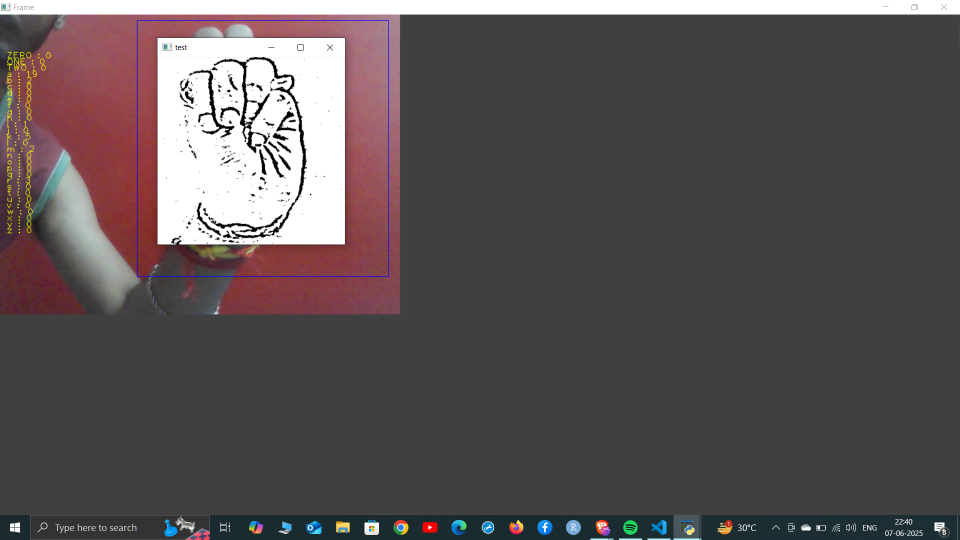
#> input picture Images/2025-06-07 (14).png, 1920 x 1080 px, given in place of the camera (shown at 1/2 size)
$ python collect-data.py
#> lines starting #> are read from the running program, lines starting #| are printed output that depends on the picture; after the words box and inside, x2 and y2 are one past the last pixel; in counts of white or black regions, pixels touching at a corner belong together
import cv2
import numpy as np
import os
import string

# Create the directory structure
if not os.path.exists("data"):
    os.makedirs("data")
if not os.path.exists("data/train"):
    os.makedirs("data/train")
if not os.path.exists("data/test"):
    os.makedirs("data/test")
for i in range(1):
    if not os.path.exists("data/train/" + str(i)):
        os.makedirs("data/train/" + str(i))
    if not os.path.exists("data/test/" + str(i)):
        os.makedirs("data/test/" + str(i))

for i in string.ascii_uppercase:
    if not os.path.exists("data/train/" + i):
        os.makedirs("data/train/" + i)
    if not os.path.exists("data/test/" + i):
        os.makedirs("data/test/" + i)

# Train or test
mode = 'test'
directory = 'data/' + mode + '/'
minValue = 70

cap = cv2.VideoCapture(0)
interrupt = -1

while True:
    _, frame = cap.read()
#> frame is the input picture: shape (1080, 1920, 3); mean B, G, R 85.1, 84.2, 91.1
    # Simulating mirror image
    frame = cv2.flip(frame, 1)
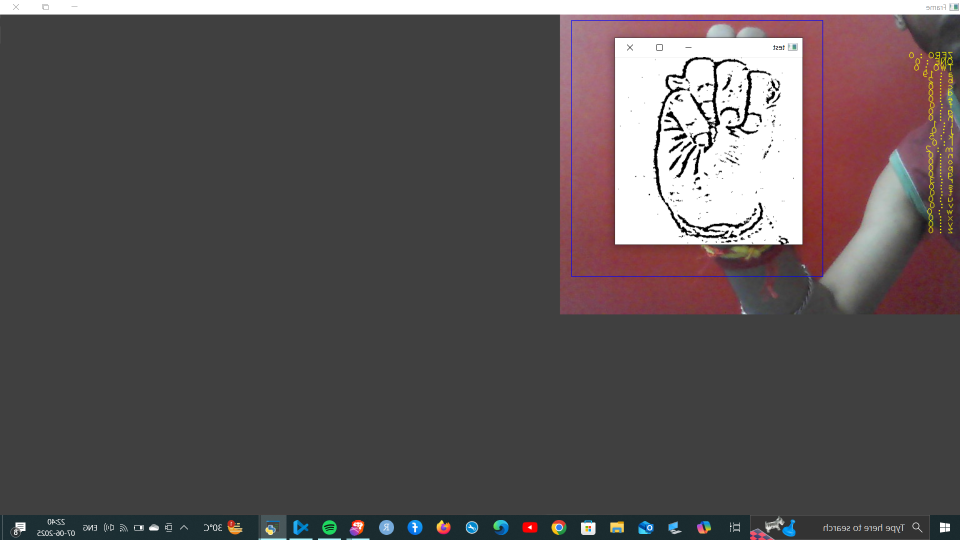
#> frame: shape (1080, 1920, 3) (shown at 1/2 size); mean B, G, R 85.1, 84.2, 91.1

    # Getting count of existing images
    count = {
        'zero': len(os.listdir(directory + "/0")),
        'a': len(os.listdir(directory + "/A")),
        'b': len(os.listdir(directory + "/B")),
        'c': len(os.listdir(directory + "/C")),
        'd': len(os.listdir(directory + "/D")),
        'e': len(os.listdir(directory + "/E")),
        'f': len(os.listdir(directory + "/F")),
        'g': len(os.listdir(directory + "/G")),
        'h': len(os.listdir(directory + "/H")),
        'i': len(os.listdir(directory + "/I")),
        'j': len(os.listdir(directory + "/J")),
        'k': len(os.listdir(directory + "/K")),
        'l': len(os.listdir(directory + "/L")),
        'm': len(os.listdir(directory + "/M")),
        'n': len(os.listdir(directory + "/N")),
        'o': len(os.listdir(directory + "/O")),
        'p': len(os.listdir(directory + "/P")),
        'q': len(os.listdir(directory + "/Q")),
        'r': len(os.listdir(directory + "/R")),
        's': len(os.listdir(directory + "/S")),
        't': len(os.listdir(directory + "/T")),
        'u': len(os.listdir(directory + "/U")),
        'v': len(os.listdir(directory + "/V")),
        'w': len(os.listdir(directory + "/W")),
        'x': len(os.listdir(directory + "/X")),
        'y': len(os.listdir(directory + "/Y")),
        'z': len(os.listdir(directory + "/Z"))
    }

    # Printing the count in each set to the screen
    cv2.putText(frame, "ZERO : " + str(count['zero']), (10, 70), cv2.FONT_HERSHEY_PLAIN, 1, (0, 255, 255), 1)
#> frame: shape (1080, 1920, 3); 0.01% of pixels changed, all inside (x1, y1, x2, y2) = (12, 60, 81, 70)
    cv2.putText(frame, "a : " + str(count['a']), (10, 100), cv2.FONT_HERSHEY_PLAIN, 1, (0, 255, 255), 1)
#> frame: shape (1080, 1920, 3); mean B, G, R 85.1, 84.2, 91.1
    cv2.putText(frame, "b : " + str(count['b']), (10, 110), cv2.FONT_HERSHEY_PLAIN, 1, (0, 255, 255), 1)
#> frame: shape (1080, 1920, 3); mean B, G, R 85.1, 84.2, 91.1
    cv2.putText(frame, "c : " + str(count['c']), (10, 120), cv2.FONT_HERSHEY_PLAIN, 1, (0, 255, 255), 1)
#> frame: shape (1080, 1920, 3); mean B, G, R 85.1, 84.2, 91.1
    cv2.putText(frame, "d : " + str(count['d']), (10, 130), cv2.FONT_HERSHEY_PLAIN, 1, (0, 255, 255), 1)
#> frame: shape (1080, 1920, 3); mean B, G, R 85.1, 84.2, 91.1
    cv2.putText(frame, "e : " + str(count['e']), (10, 140), cv2.FONT_HERSHEY_PLAIN, 1, (0, 255, 255), 1)
#> frame: shape (1080, 1920, 3); mean B, G, R 85.1, 84.2, 91.1
    cv2.putText(frame, "f : " + str(count['f']), (10, 150), cv2.FONT_HERSHEY_PLAIN, 1, (0, 255, 255), 1)
#> frame: shape (1080, 1920, 3); mean B, G, R 85.1, 84.2, 91.1
    cv2.putText(frame, "g : " + str(count['g']), (10, 160), cv2.FONT_HERSHEY_PLAIN, 1, (0, 255, 255), 1)
#> frame: shape (1080, 1920, 3); mean B, G, R 85.1, 84.2, 91.2
    cv2.putText(frame, "h : " + str(count['h']), (10, 170), cv2.FONT_HERSHEY_PLAIN, 1, (0, 255, 255), 1)
#> frame: shape (1080, 1920, 3); mean B, G, R 85.1, 84.2, 91.2
    cv2.putText(frame, "i : " + str(count['i']), (10, 180), cv2.FONT_HERSHEY_PLAIN, 1, (0, 255, 255), 1)
#> frame: shape (1080, 1920, 3); mean B, G, R 85.1, 84.2, 91.2
    cv2.putText(frame, "k : " + str(count['k']), (10, 190), cv2.FONT_HERSHEY_PLAIN, 1, (0, 255, 255), 1)
#> frame: shape (1080, 1920, 3); mean B, G, R 85.1, 84.2, 91.2
    cv2.putText(frame, "l : " + str(count['l']), (10, 200), cv2.FONT_HERSHEY_PLAIN, 1, (0, 255, 255), 1)
#> frame: shape (1080, 1920, 3); mean B, G, R 85.1, 84.2, 91.2
    cv2.putText(frame, "m : " + str(count['m']), (10, 210), cv2.FONT_HERSHEY_PLAIN, 1, (0, 255, 255), 1)
#> frame: shape (1080, 1920, 3); mean B, G, R 85.1, 84.2, 91.2
    cv2.putText(frame, "n : " + str(count['n']), (10, 220), cv2.FONT_HERSHEY_PLAIN, 1, (0, 255, 255), 1)
#> frame: shape (1080, 1920, 3); mean B, G, R 85.1, 84.2, 91.2
    cv2.putText(frame, "o : " + str(count['o']), (10, 230), cv2.FONT_HERSHEY_PLAIN, 1, (0, 255, 255), 1)
#> frame: shape (1080, 1920, 3); mean B, G, R 85.1, 84.2, 91.2
    cv2.putText(frame, "p : " + str(count['p']), (10, 240), cv2.FONT_HERSHEY_PLAIN, 1, (0, 255, 255), 1)
#> frame: shape (1080, 1920, 3); mean B, G, R 85.1, 84.2, 91.2
    cv2.putText(frame, "q : " + str(count['q']), (10, 250), cv2.FONT_HERSHEY_PLAIN, 1, (0, 255, 255), 1)
#> frame: shape (1080, 1920, 3); mean B, G, R 85.1, 84.2, 91.2
    cv2.putText(frame, "r : " + str(count['r']), (10, 260), cv2.FONT_HERSHEY_PLAIN, 1, (0, 255, 255), 1)
#> frame: shape (1080, 1920, 3); mean B, G, R 85.1, 84.2, 91.2
    cv2.putText(frame, "s : " + str(count['s']), (10, 270), cv2.FONT_HERSHEY_PLAIN, 1, (0, 255, 255), 1)
#> frame: shape (1080, 1920, 3); mean B, G, R 85.1, 84.2, 91.2
    cv2.putText(frame, "t : " + str(count['t']), (10, 280), cv2.FONT_HERSHEY_PLAIN, 1, (0, 255, 255), 1)
#> frame: shape (1080, 1920, 3); mean B, G, R 85.1, 84.3, 91.2
    cv2.putText(frame, "u : " + str(count['u']), (10, 290), cv2.FONT_HERSHEY_PLAIN, 1, (0, 255, 255), 1)
#> frame: shape (1080, 1920, 3); mean B, G, R 85.1, 84.3, 91.2
    cv2.putText(frame, "v : " + str(count['v']), (10, 300), cv2.FONT_HERSHEY_PLAIN, 1, (0, 255, 255), 1)
#> frame: shape (1080, 1920, 3); mean B, G, R 85.1, 84.3, 91.2
    cv2.putText(frame, "w : " + str(count['w']), (10, 310), cv2.FONT_HERSHEY_PLAIN, 1, (0, 255, 255), 1)
#> frame: shape (1080, 1920, 3); mean B, G, R 85.1, 84.3, 91.2
    cv2.putText(frame, "x : " + str(count['x']), (10, 320), cv2.FONT_HERSHEY_PLAIN, 1, (0, 255, 255), 1)
#> frame: shape (1080, 1920, 3); mean B, G, R 85.1, 84.3, 91.2
    cv2.putText(frame, "y : " + str(count['y']), (10, 330), cv2.FONT_HERSHEY_PLAIN, 1, (0, 255, 255), 1)
#> frame: shape (1080, 1920, 3); mean B, G, R 85.1, 84.3, 91.2
    cv2.putText(frame, "z : " + str(count['z']), (10, 340), cv2.FONT_HERSHEY_PLAIN, 1, (0, 255, 255), 1)
#> frame: shape (1080, 1920, 3); mean B, G, R 85.1, 84.3, 91.2

    # Coordinates of the ROI
    x1 = int(0.5 * frame.shape[1])
#> x1 = 960
    y1 = 10
    x2 = frame.shape[1] - 10
#> x2 = 1910
    y2 = int(0.5 * frame.shape[1])
#> y2 = 960

    # Drawing the ROI
    cv2.rectangle(frame, (220 - 1, 9), (620 + 1, 419), (255, 0, 0), 1)
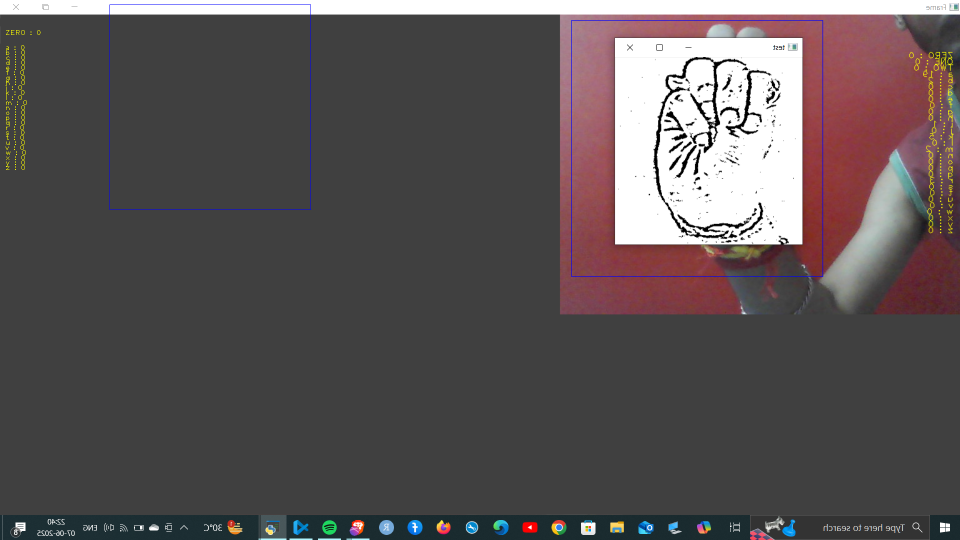
#> frame: shape (1080, 1920, 3) (shown at 1/2 size); mean B, G, R 85.2, 84.2, 91.1

    # Extracting the ROI
    roi = frame[10:410, 220:520]
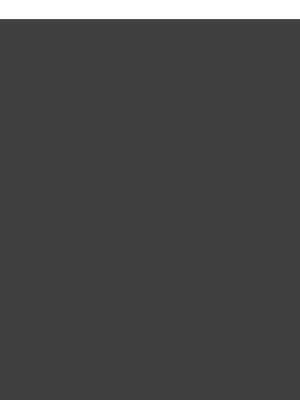
#> roi: shape (400, 300, 3); min 64, max 255, mean 73.1

    cv2.imshow("Frame", frame)
    gray = cv2.cvtColor(roi, cv2.COLOR_BGR2GRAY)

    blur = cv2.GaussianBlur(gray, (5, 5), 2)

    th3 = cv2.adaptiveThreshold(blur, 255, cv2.ADAPTIVE_THRESH_GAUSSIAN_C, cv2.THRESH_BINARY_INV, 11, 2)
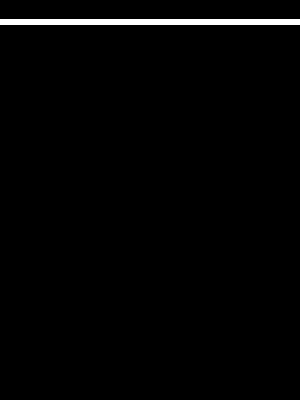
#> th3: shape (400, 300); 1.5% white; 1 white region, box (x1, y1, x2, y2) and area: (0, 19, 300, 25) 1800
    ret, test_image = cv2.threshold(th3, minValue, 255, cv2.THRESH_BINARY_INV + cv2.THRESH_OTSU)
#> ret = 0

    test_image = cv2.resize(test_image, (300, 300))
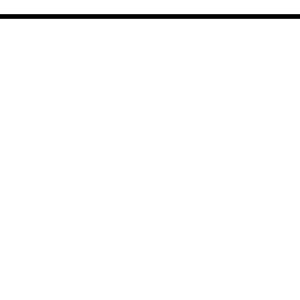
#> test_image: shape (300, 300); min 0, max 255, mean 251
    cv2.imshow("Processed Image", test_image)

    interrupt = cv2.waitKey(10)
#> (key e is pressed here)
    if interrupt & 0xFF == 27:  # ESC key
        break

    # Save only the processed image
    if interrupt & 0xFF == ord('0'):
        cv2.imwrite(directory + '0/' + str(count['zero']) + '_proc.jpg', test_image)
    if interrupt & 0xFF == ord('a'):
        cv2.imwrite(directory + 'A/' + str(count['a']) + '_proc.jpg', test_image)
    if interrupt & 0xFF == ord('b'):
        cv2.imwrite(directory + 'B/' + str(count['b']) + '_proc.jpg', test_image)
    if interrupt & 0xFF == ord('c'):
        cv2.imwrite(directory + 'C/' + str(count['c']) + '_proc.jpg', test_image)
    if interrupt & 0xFF == ord('d'):
        cv2.imwrite(directory + 'D/' + str(count['d']) + '_proc.jpg', test_image)
    if interrupt & 0xFF == ord('e'):
        cv2.imwrite(directory + 'E/' + str(count['e']) + '_proc.jpg', test_image)
    if interrupt & 0xFF == ord('f'):
        cv2.imwrite(directory + 'F/' + str(count['f']) + '_proc.jpg', test_image)
    if interrupt & 0xFF == ord('g'):
        cv2.imwrite(directory + 'G/' + str(count['g']) + '_proc.jpg', test_image)
    if interrupt & 0xFF == ord('h'):
        cv2.imwrite(directory + 'H/' + str(count['h']) + '_proc.jpg', test_image)
    if interrupt & 0xFF == ord('i'):
        cv2.imwrite(directory + 'I/' + str(count['i']) + '_proc.jpg', test_image)
    if interrupt & 0xFF == ord('j'):
        cv2.imwrite(directory + 'J/' + str(count['j']) + '_proc.jpg', test_image)
    if interrupt & 0xFF == ord('k'):
        cv2.imwrite(directory + 'K/' + str(count['k']) + '_proc.jpg', test_image)
    if interrupt & 0xFF == ord('l'):
        cv2.imwrite(directory + 'L/' + str(count['l']) + '_proc.jpg', test_image)
    if interrupt & 0xFF == ord('m'):
        cv2.imwrite(directory + 'M/' + str(count['m']) + '_proc.jpg', test_image)
    if interrupt & 0xFF == ord('n'):
        cv2.imwrite(directory + 'N/' + str(count['n']) + '_proc.jpg', test_image)
    if interrupt & 0xFF == ord('o'):
        cv2.imwrite(directory + 'O/' + str(count['o']) + '_proc.jpg', test_image)
    if interrupt & 0xFF == ord('p'):
        cv2.imwrite(directory + 'P/' + str(count['p']) + '_proc.jpg', test_image)
    if interrupt & 0xFF == ord('q'):
        cv2.imwrite(directory + 'Q/' + str(count['q']) + '_proc.jpg', test_image)
    if interrupt & 0xFF == ord('r'):
        cv2.imwrite(directory + 'R/' + str(count['r']) + '_proc.jpg', test_image)
    if interrupt & 0xFF == ord('s'):
        cv2.imwrite(directory + 'S/' + str(count['s']) + '_proc.jpg', test_image)
    if interrupt & 0xFF == ord('t'):
        cv2.imwrite(directory + 'T/' + str(count['t']) + '_proc.jpg', test_image)
    if interrupt & 0xFF == ord('u'):
        cv2.imwrite(directory + 'U/' + str(count['u']) + '_proc.jpg', test_image)
    if interrupt & 0xFF == ord('v'):
        cv2.imwrite(directory + 'V/' + str(count['v']) + '_proc.jpg', test_image)
    if interrupt & 0xFF == ord('w'):
        cv2.imwrite(directory + 'W/' + str(count['w']) + '_proc.jpg', test_image)
    if interrupt & 0xFF == ord('x'):
        cv2.imwrite(directory + 'X/' + str(count['x']) + '_proc.jpg', test_image)
    if interrupt & 0xFF == ord('y'):
        cv2.imwrite(directory + 'Y/' + str(count['y']) + '_proc.jpg', test_image)
    if interrupt & 0xFF == ord('z'):
        cv2.imwrite(directory + 'Z/' + str(count['z']) + '_proc.jpg', test_image)

cap.release()
cv2.destroyAllWindows()
